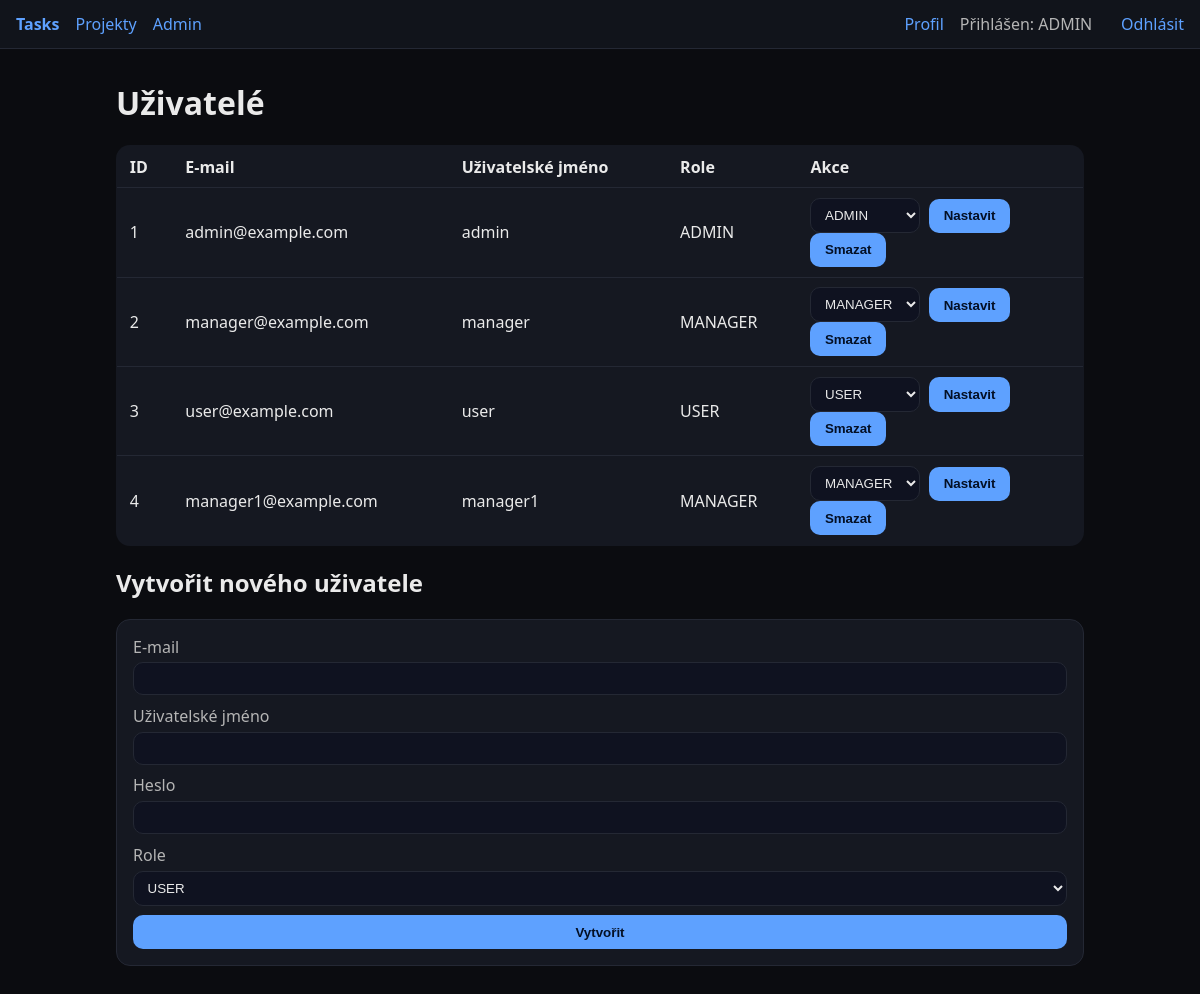
Page /admin/users (signed in) on the committed database.
### app/models.py (models this page shows, shortened)
class Role(Base):
    __tablename__ = "roles"
    role_id: Mapped[int] = mapped_column(Integer, primary_key=True)
    role_name: Mapped[str] = mapped_column(String, unique=True)
    user_links = relationship("UserRole", back_populates="role", cascade="all, delete-orphan")

class User(Base):
    __tablename__ = "users"
    user_id: Mapped[int] = mapped_column(Integer, primary_key=True, index=True)
    email: Mapped[str] = mapped_column(String, unique=True, index=True)
    password_hash: Mapped[str] = mapped_column(String)
    username: Mapped[str] = mapped_column(String, unique=True)
    created_tasks = relationship("Task", back_populates="creator", foreign_keys="Task.created_by", cascade="all, delete-orphan")
    assigned_tasks = relationship("Task", back_populates="assignee", foreign_keys="Task.assigned_to_user_id")
    comments = relationship("Comment", back_populates="author", cascade="all, delete-orphan")
    projects = relationship("Project", back_populates="owner", foreign_keys="Project.created_by", cascade="all, delete-orphan")
    roles = relationship("UserRole", back_populates="user", cascade="all, delete-orphan")
    memberships = relationship("ProjectMember", back_populates="user", cascade="all, delete-orphan")
    member_projects = relationship("Project", secondary="project_members", back_populates="members", viewonly=True)

### app/routers/admin.py (the view)
@router.get("/users", response_class=HTMLResponse, dependencies=[Depends(role_required("ADMIN"))])
def list_users(request: Request, db: Session = Depends(get_db)):
    users = db.query(User).all()
    roles = db.query(Role).all()
    return templates.TemplateResponse("admin/users.html", {"request": request, "users": users, "roles": roles})

### templates/admin/users.html (shortened to what this page needs)
{% extends 'base.html' %}
{% block content %}
<h1>Uživatelé</h1>
<table class="table">
  <thead><tr><th>ID</th><th>E-mail</th><th>Uživatelské jméno</th><th>Role</th><th>Akce</th></tr></thead>
  <tbody>
  {% for u in users %}
    <tr>
      <td>{{u.user_id}}</td>
      <td>{{u.email}}</td>
      <td>{{u.username}}</td>
      <td>{{ u.role_names | join(', ') if u.role_names else 'USER' }}</td>
      <td>
        <form method="post" action="/admin/users/{{u.user_id}}/role" class="form inline">
          <select name="role">
            {% for role in roles %}
              <option value="{{role.role_name}}" {% if role.role_name in u.role_names %}selected{% endif %}>{{role.role_name}}</option>
            {% endfor %}
          </select>
          <button type="submit">Nastavit</button>
        </form>
        <form method="post" action="/admin/users/{{u.user_id}}/delete" class="form inline">
          <button type="submit" onclick="return confirm('Opravdu smazat tohoto uživatele?')">Smazat</button>
        </form>
      </td>
    </tr>
  {% endfor %}
  </tbody>
</table>
<h2>Vytvořit nového uživatele</h2>
<form method="post" action="/admin/users/create" class="form">
  <label>E-mail <input type="email" name="email" required></label>
  <label>Uživatelské jméno <input type="text" name="username" required></label>
  <label>Heslo <input type="password" name="password" required></label>
  <label>Role
    <select name="role">
      {% for role in roles %}
        <option value="{{role.role_name}}">{{role.role_name}}</option>
      {% endfor %}
    </select>
  </label>
  <button type="submit">Vytvořit</button>
</form>
{% endblock %}

### templates/base.html (shortened to what this page needs)
<!doctype html>
<html lang="cs">
<head>
  <link rel="stylesheet" href="/static/styles.css">
</head>
<body>
  {% include 'partials/nav.html' %}
  <main class="container">
    {% block content %}{% endblock %}
  </main>
</body>
</html>

### templates/partials/nav.html (shortened to what this page needs)
<nav class="nav">
  <a href="/" class="brand">Tasks</a>
  <a href="/projects">Projekty</a>
  {% set role = request.session.get('role') %}
  {% if role == 'ADMIN' %}
    <a href="/admin/users">Admin</a>
  {% endif %}
  {% if request.session.get('user_id') %}
    <a href="/user/profile">Profil</a>
    <span class="muted">Přihlášen: {{ role or 'USER' }}</span>
    <a href="/auth/logout">Odhlásit</a>
  {% else %}
    <a href="/auth/login">Přihlásit</a>
    <a href="/auth/register">Registrovat</a>
  {% endif %}
</nav>

### static/styles.css (style rules this page uses)
:root { --bg:#0b0c10; --card:#151821; --text:#eaeaea; --muted:#b5b5b5; --acc:#5ea1ff; }
* { box-sizing: border-box; }
body { margin:0; font-family: ui-sans-serif, system-ui, -apple-system, Segoe UI, Roboto, Arial; background:var(--bg); color:var(--text); }
a { color: var(--acc); text-decoration: none; }
.container { max-width: 1000px; margin: 2rem auto; padding: 0 1rem; }
.nav { display:flex; gap:1rem; align-items:center; padding: .8rem 1rem; background:#11141b; border-bottom:1px solid #242834; }
.nav .brand { font-weight:700; }
.table { width:100%; border-collapse: collapse; background: var(--card); border:1px solid #242834; border-radius: 14px; overflow: hidden; }
.table th, .table td { padding:.6rem .8rem; border-bottom:1px solid #242834; text-align:left; }
.btn, button { background: var(--acc); color:#041025; border:0; padding:.6rem .9rem; border-radius:10px; cursor:pointer; font-weight:600; }
.form { display:flex; flex-direction: column; gap:.6rem; background: var(--card); border:1px solid #242834; padding:1rem; border-radius:14px; }
.form.inline { flex-direction: row; align-items: end; gap:.6rem; background: transparent; border: 0; padding: 0; }
label { display:flex; flex-direction: column; gap:.3rem; color: var(--muted); }
input, select, textarea { background:#0f1220; color: var(--text); border:1px solid #242834; border-radius:10px; padding:.5rem .6rem; }
.muted { color:var(--muted); margin-right:.8rem }

### rows in the picture
Role: role_name "ADMIN"
User: user_id "1", email "admin@example.com", username "admin", role_names "ADMIN"
User: user_id "2", email "manager@example.com", username "manager", role_names "MANAGER"
User: user_id "3", email "user@example.com", username "user", role_names "USER"
User: user_id "4", email "manager1@example.com", username "manager1", role_names "MANAGER"

### other values in the picture
form field role "ADMIN"
form field role "MANAGER"
form field role "USER"
